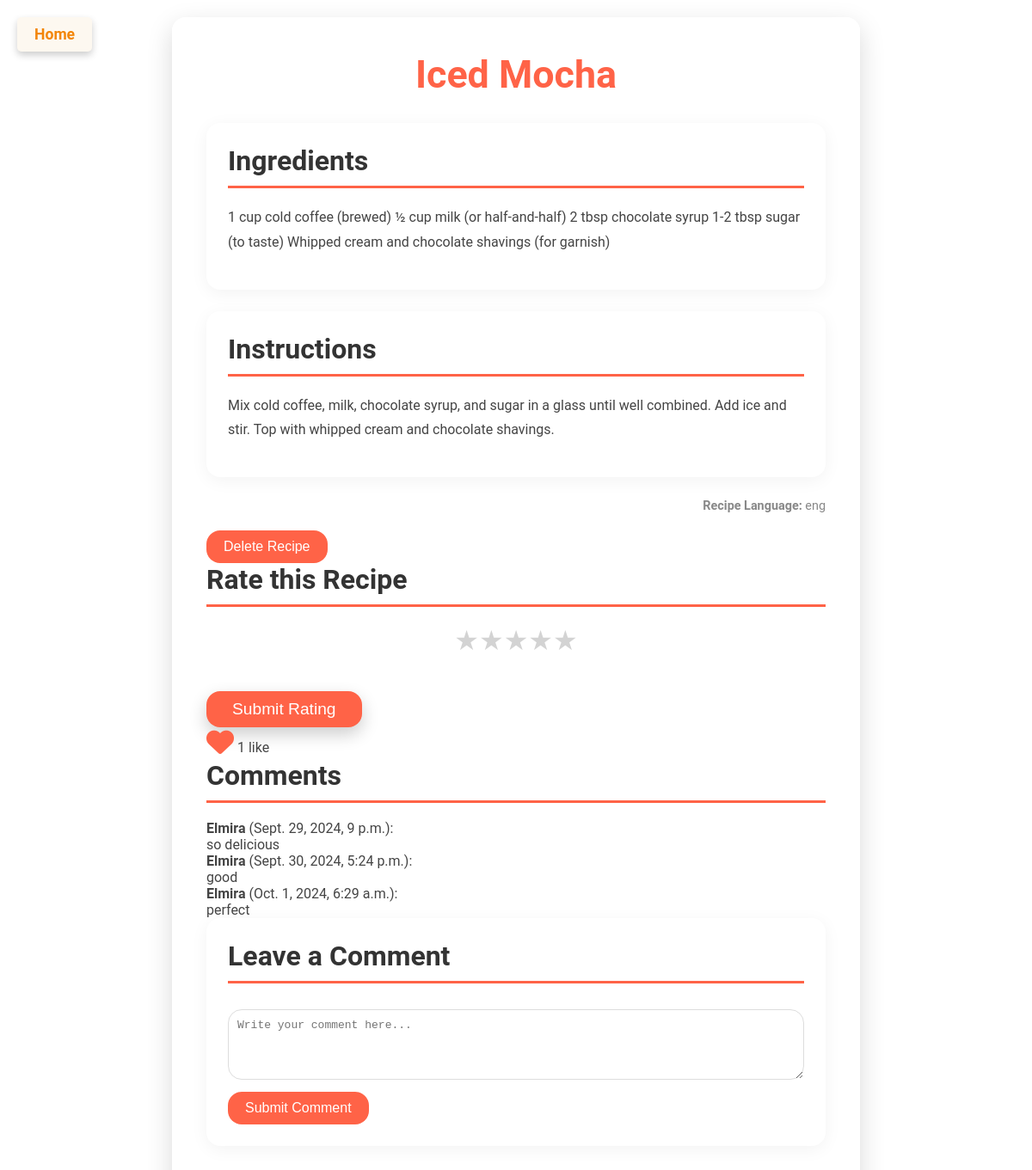
/recipe/108/ (signed in), run on the app's committed database.
### desert/models.py (models this page shows, shortened)
class Recipe(models.Model):
    LANGUAGES = (
        ("AZ", "AZ"),
        ("EN", "EN"),
        ("RU", "RU")
    )
    name = models.CharField(max_length=256, null=True, blank=True)
    instruction = models.TextField(max_length=1000, null=True, blank=True)
    created_by = models.ForeignKey(User, on_delete=models.CASCADE, null=True, blank=True)
    ingredients = models.TextField(max_length=1000,  null=True, blank=True)
    category = models.ForeignKey(Category, on_delete=models.CASCADE, null=True, blank=True)
    created_at = models.DateTimeField(auto_now_add=True, null=True, blank=True)
    language = models.CharField(max_length=4, choices=LANGUAGES,  null=True, blank=True)
    ingredient = models.TextField(max_length=1000, null=True, blank=True)
    likes = models.ManyToManyField(User, related_name='liked_recipes', blank=True)
    views_count = models.PositiveIntegerField(default=0)
    class Meta:
        verbose_name = "Resept"
        verbose_name_plural = "Resepts"

class Comment(models.Model):
    LANGUAGES = (
        ("AZ", "AZ"),
        ("EN", "EN"),
        ("RU", "RU")
    )
    text = models.TextField(max_length=1000, null=True, blank=True)
    language = models.CharField(max_length=4, choices=LANGUAGES, null=True, blank=True)
    recipe = models.ForeignKey(Recipe, related_name='comments', on_delete=models.CASCADE, null=True, blank=True)
    user = models.ForeignKey(User, on_delete=models.CASCADE, null=True, blank=True)
    created_at = models.DateTimeField(auto_now_add=True, null=True, blank=True)

### desert/views.py (the view)
# urls.py: path("recipe/<int:recipe_id>/", recipe_detail, name="recipe_detail"),
def recipe_detail(request, recipe_id):
    recipe = Recipe.objects.get(id=recipe_id)
    if not request.session.get(f"viewed_recipe_{recipe_id}", False):
        recipe.views_count += 1
        recipe.save()
        request.session[f"viewed_recipe_{recipe_id}"] = True
    context = {
        "recipe": recipe
    }
    return render(request, "recipe_details.html", context)

### desert/templates/recipe_details.html (shortened to what this page needs)
<!DOCTYPE html>
<html lang="en">
<head>
    <link rel="stylesheet" href="https://cdnjs.cloudflare.com/ajax/libs/font-awesome/6.0.0-beta3/css/all.min.css">
</head>
<body>
    <a href="{% url 'home' %}" class="home-button">Home</a>
    <div class="recipe-container">
        <h1>{{ recipe.name }}</h1>
        <div class="ingredients">
            <h2>Ingredients</h2>
            <p>{{ recipe.ingredient }}</p>
        </div>
        <div class="instructions">
            <h2>Instructions</h2>
            <p>{{ recipe.instruction }}</p>
        </div>
        <div class="language">
            <p><strong>Recipe Language:</strong> {{ recipe.language }}</p>
        </div>
        <form action="{% url 'delete_recipe' recipe.id %}" method="post" onsubmit="return confirm('Are you sure you want to delete this recipe?');">
            <button type="submit" style="background-color: #ff6347; color: white; border: none; border-radius: 16px; padding: 10px 20px; cursor: pointer; font-size: 1em; margin-top: 20px;">
                Delete Recipe
            </button>
        </form>
        <h2>Rate this Recipe</h2>
<form id="rating-form" method="post">
    <div class="star-rating">
        <input type="radio" id="star5" name="rating" value="5"><label for="star5">&#9733;</label>
        <input type="radio" id="star4" name="rating" value="4"><label for="star4">&#9733;</label>
        <input type="radio" id="star3" name="rating" value="3"><label for="star3">&#9733;</label>
        <input type="radio" id="star2" name="rating" value="2"><label for="star2">&#9733;</label>
        <input type="radio" id="star1" name="rating" value="1"><label for="star1">&#9733;</label>
    </div>
    <button type="submit" class="submit-rating">Submit Rating</button>
</form>
<form id="like-form" action="{% url 'like_recipe' recipe.id %}" method="post">
    <button type="submit" id="like-button" class="like-button">
        <i class="fa fa-heart {% if user.is_authenticated and user in recipe.likes.all %}liked{% endif %}"></i>
    </button>
    <span>{{ recipe.likes.count }} like</span>
</form>
        <h2>Comments</h2>
        <div class="comments">
            {% for comment in recipe.comments.all %}
                <div class="comment">
                    <p><strong>{{ comment.user.username }}</strong> ({{ comment.created_at }}):</p>
                    <p>{{ comment.text }}</p>
                </div>
            {% empty %}
                <p>No comments yet.</p>
            {% endfor %}
        </div>
        <div class="comment-form">
            <h2>Leave a Comment</h2>
            <form action="{% url 'add_comment' recipe.id %}" method="post" onsubmit="return validateComment()">
                <textarea id="comment-text" name="comment" rows="4" placeholder="Write your comment here..."></textarea>
                <button type="submit">Submit Comment</button>
            </form>
        </div>
    </div>
</body>
</html>

### desert/templates/recipe_details.html (style rules this page uses)
:root { --primary-color: #ff6347; --secondary-color: #333; --background-color: rgba(244, 244, 244, 0.8); --text-color: #444; --border-radius: 16px; --max-width: 800px; --transition-speed: 0.3s; --font-family: 'Roboto', 'Segoe UI', Tahoma, Geneva, Verdana, sans-serif; --shadow-color: rgba(0, 0, 0, 0.15); --overlay-color: rgba(255, 255, 255, 0.9); }
*, *::before, *::after { box-sizing: border-box; margin: 0; padding: 0; }
body { font-family: var(--font-family); background: url('https://images5.alphacoders.com/663/663921.jpg') no-repeat center center fixed; background-size: cover; display: flex; justify-content: center; align-items: center; padding: 20px; min-height: 100vh; color: var(--text-color); }
.recipe-container { background-color: var(--overlay-color); border-radius: var(--border-radius); box-shadow: 0 10px 30px var(--shadow-color); padding: 40px; max-width: var(--max-width); width: 100%; transition: transform var(--transition-speed) ease, box-shadow var(--transition-speed) ease; }
h1 { font-size: 2.8em; color: var(--primary-color); text-align: center; margin-bottom: 30px; font-weight: bold; }
h2 { font-size: 2em; color: var(--secondary-color); border-bottom: 3px solid var(--primary-color); padding-bottom: 10px; margin-bottom: 20px; }
.ingredients, .instructions, .comment-form { background-color: #fff; padding: 25px; border-radius: var(--border-radius); margin-bottom: 25px; box-shadow: 0 4px 20px rgba(0, 0, 0, 0.05); transition: box-shadow var(--transition-speed) ease; }
.ingredients p, .instructions p { margin-bottom: 15px; line-height: 1.8; }
.language { text-align: right; font-size: 0.9em; color: #888; margin-top: 20px; }
.like-button { background: none; border: none; font-size: 2em; color: #aaa; cursor: pointer; transition: color 0.3s ease; }
.liked { color: #ff6347; }
.comment-form textarea { width: 100%; padding: 10px; border: 1px solid #ddd; border-radius: var(--border-radius); font-size: 1em; margin-top: 10px; resize: vertical; }
.comment-form button { background-color: var(--primary-color); color: white; border: none; border-radius: var(--border-radius); padding: 10px 20px; cursor: pointer; font-size: 1em; margin-top: 10px; }
.star-rating { display: flex; direction: row-reverse; justify-content: center; font-size: 2rem; margin-bottom: 20px; }
.star-rating label { cursor: pointer; color: lightgray; }
.submit-rating { background-color: var(--primary-color); color: #fff; border: none; border-radius: var(--border-radius); padding: 10px 30px; font-size: 1.2em; cursor: pointer; margin-top: 20px; transition: background-color var(--transition-speed), transform var(--transition-speed); box-shadow: 0 8px 20px rgba(0, 0, 0, 0.2); }
.home-button { position: absolute; left: 20px; top: 20px; background-color: #e5a53d14; color: rgb(243, 134, 9); padding: 10px 20px; text-align: center; border-radius: 5px; font-size: 1.1rem; font-weight: bold; text-decoration: none; box-shadow: 0 4px 8px rgba(0, 0, 0, 0.2); transition: background-color 0.3s ease, box-shadow 0.3s ease; }

### data on the page
Recipe: name "Iced Mocha", ingredient "1 cup cold coffee (brewed) ½ cup milk (or half-and-half) 2 tbsp chocolate syrup 1-2 tbsp sugar (to taste) Whipped cream and chocolate shavings (for garnish)", instruction "Mix cold coffee, milk, chocolate syrup, and sugar in a glass until well combined. Add ice and stir. Top with whipped cream and chocolate shavings.", language "eng", likes.count "1"
Comment: user.username "Elmira", created_at "Sept. 29, 2024, 9 p.m.", text "so delicious"
Comment: user.username "Elmira", created_at "Sept. 30, 2024, 5:24 p.m.", text "good"
Comment: user.username "Elmira", created_at "Oct. 1, 2024, 6:29 a.m.", text "perfect"
